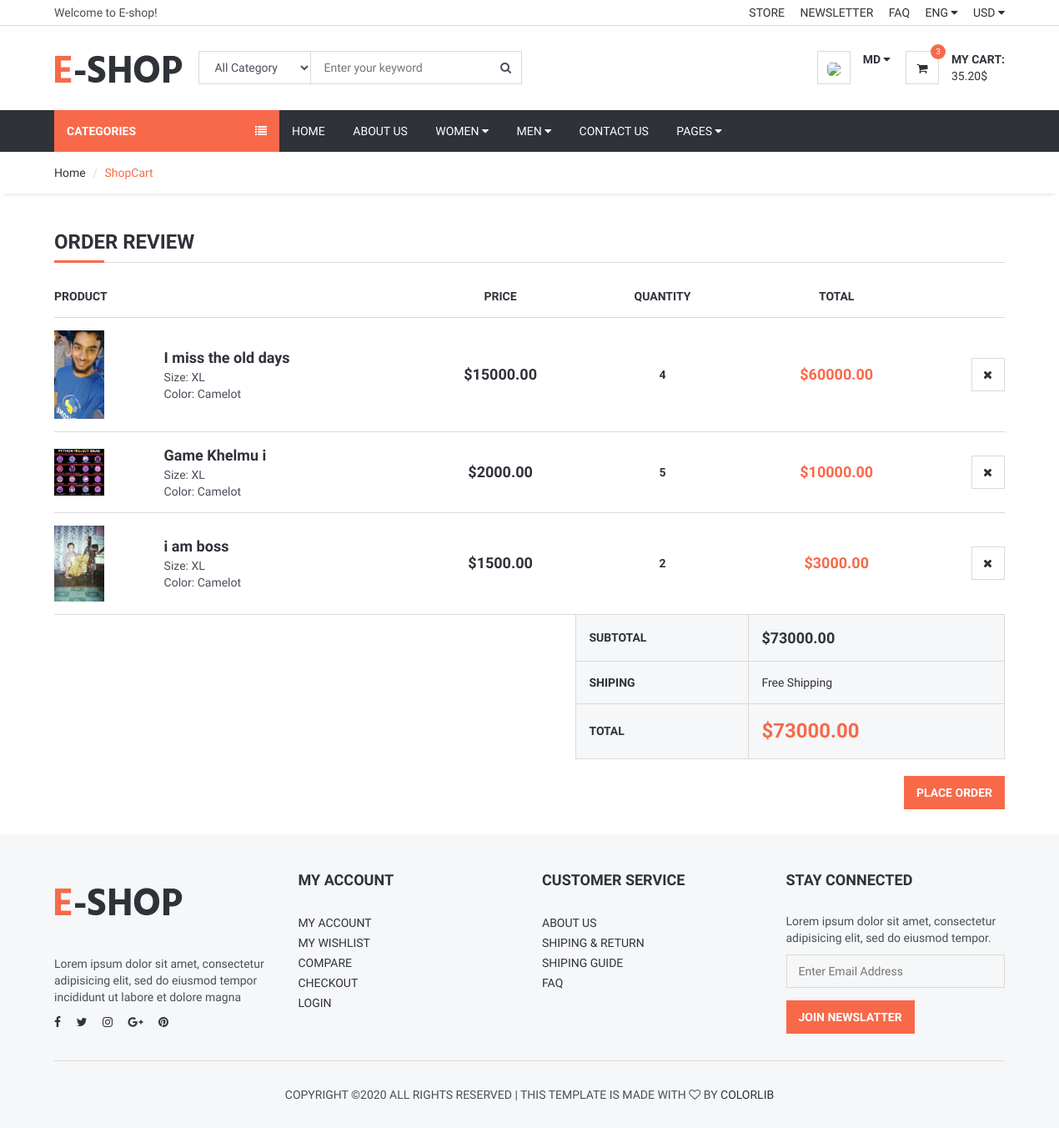
/order/shopcart (signed in), run on an earlier commit of the app's database.
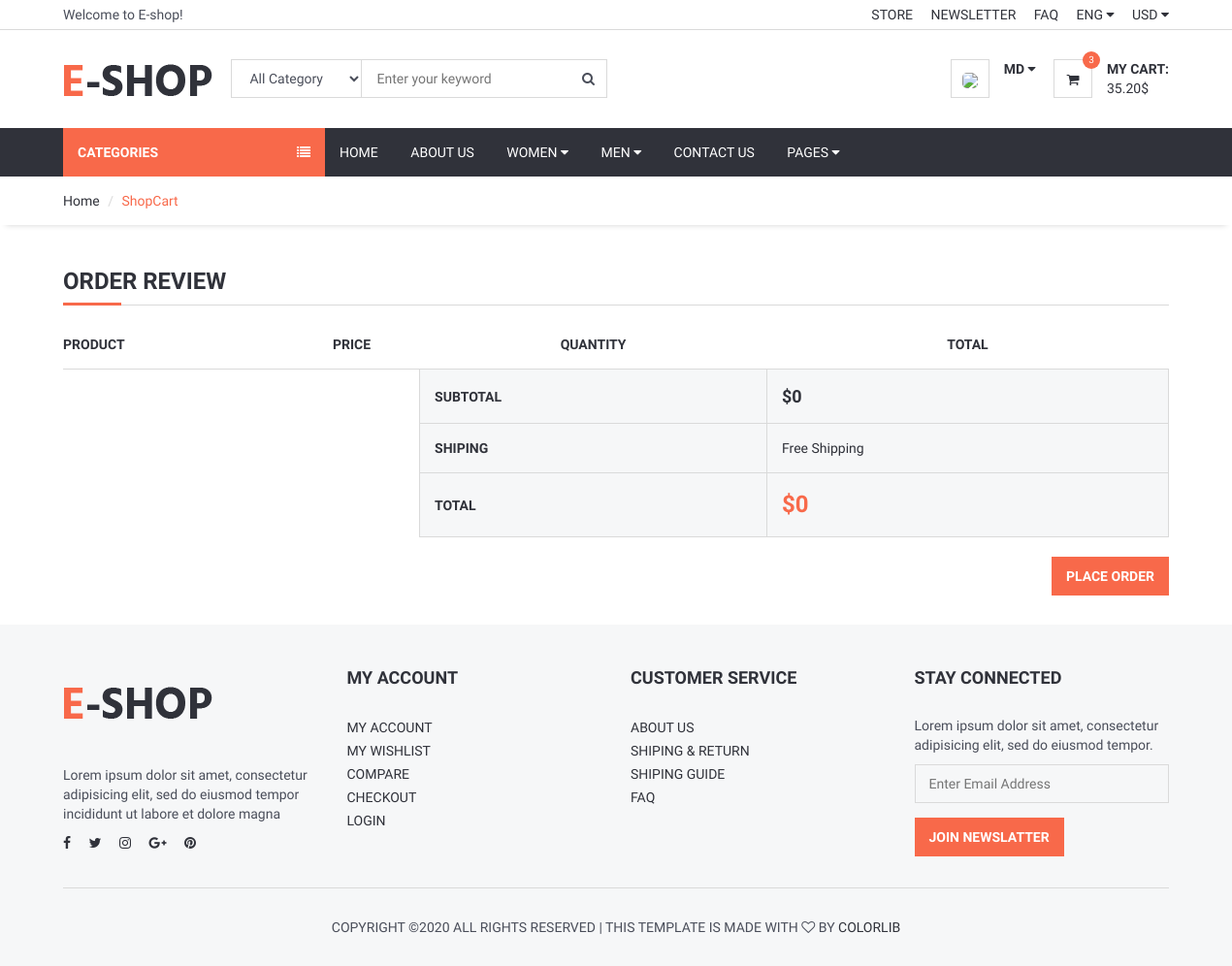
And on a later commit of the database.
### order/models.py (models this page shows, shortened)
class ShopCart(models.Model):
    user = models.ForeignKey(User, on_delete=models.SET_NULL, null=True)
    product = models.ForeignKey(Product , on_delete=models.SET_NULL, null=True)
    quantity = models.IntegerField()
    @property
    def amount(self):
        return (self.quantity * self.product.price)

### product/models.py (models this page shows, shortened)
class Product(models.Model):
    STATUS = (
        ('True', 'True'),
        ('False', 'False'),
    )
    title = models.CharField(max_length=150)
    keywords = models.CharField(max_length=200)
    category = models.ForeignKey(Category , on_delete=models.CASCADE)
    description = models.TextField()
    image = models.ImageField(upload_to='product_image/')
    price = models.DecimalField(max_digits=12, decimal_places=2)
    amount = models.IntegerField()
    minamount=models.IntegerField()
    detail = RichTextUploadingField()
    slug = models.SlugField(null=False, unique=True)
    status = models.CharField(max_length=5,choices=STATUS)
    create_at = models.DateTimeField(auto_now_add=True)
    update_at = models.DateTimeField(auto_now=True)
    def image_tag(self):
        return mark_safe('<img src="{}" height="50"/>'.format(self.image.url))
    image_tag.short_description = 'Image'

### order/views.py (the view)
# urls.py: path('shopcart', shopcart, name='shopcart'),
@login_required
def shopcart(request):
    category = Category.objects.all()
    current_user = request.user
    shopcart = ShopCart.objects.filter(user_id=current_user.id)
    total = 0
    for rs in shopcart:
        total += rs.product.price * rs.quantity
    context = { 'category': category, 'shopcart': shopcart, 'total': total}
    return render(request, 'shopcart_products.html', context)

### order/templates/shopcart_products.html (shortened to what this page needs)
{% extends 'homebase.html' %}
{% block sidebar %} {% include 'sidebar.html' %} {% endblock %}
{% block body %}
	<div id="breadcrumb">
		<div class="container">
			<ul class="breadcrumb">
                <li><a href="{% url 'index' %}">Home</a></li>
                <li class="active">ShopCart</li>
			</ul>
		</div>
	</div>
	<div class="section">
		<div class="container">
			<div class="row">
				<div class="col-md-12">
					<div class="order-summary clearfix">
						<div class="section-title">
							<h3 class="title">Order Review</h3>
						</div>
						<table class="shopping-cart-table table">
							<thead>
								<tr>
									<th>Product</th>
									<th></th>
									<th class="text-center">Price</th>
									<th class="text-center">Quantity</th>
									<th class="text-center">Total</th>
									<th class="text-right"></th>
								</tr>
							</thead>
							<tbody>
								{% for item in shopcart %}
								<tr>
									<td class="thumb"><img src="{{ item.product.image.url }}" alt=""></td>
									<td class="details">
										<a href="/product/{{ item.product.id }}/{{ item.product.slug }}">{{ item.product.title }}</a>
										<ul>
											<li><span>Size: XL</span></li>
											<li><span>Color: Camelot</span></li>
										</ul>
									</td>
									<td class="price text-center"><strong>${{  item.product.price }}</strong></td>
									<td class="qty text-center"><strong>{{  item.quantity }}</strong></td>
									<td class="total text-center"><strong class="primary-color">${{ item.amount }}</strong></td>
									<td class="text-right"><a href="/order/delete_from_shopcart/{{ item.id }}" onclick="return confirm('Delete ! Are you sure?')" class="main-btn icon-btn"><i class="fa fa-close"></i></a></td>
								</tr>
								{% endfor %}
							</tbody>
							<tfoot>
								<tr>
									<th class="empty" colspan="3"></th>
									<th>SUBTOTAL</th>
									<th colspan="2" class="sub-total">${{ total }}</th>
								</tr>
								<tr>
									<th class="empty" colspan="3"></th>
									<th>SHIPING</th>
									<td colspan="2">Free Shipping</td>
								</tr>
								<tr>
									<th class="empty" colspan="3"></th>
									<th>TOTAL</th>
									<th colspan="2" class="total">${{ total }}</th>
								</tr>
							</tfoot>
						</table>
						<div class="pull-right">
							<a href="/order/orderproduct" class="primary-btn">Place Order</a>
						</div>
					</div>
				</div>
			</div>
		</div>
	</div>
{% endblock  %}

What changed in the data, as far as the page shows it:
removed ShopCart: product.image (picture), product "I miss the old days", product.price "15000.00", quantity "4", amount "60000.00"
removed ShopCart: product.image (picture), product "Game Khelmu i", product.price "2000.00", quantity "5", amount "10000.00"
removed ShopCart: product.image (picture), product "i am boss", product.price "1500.00", quantity "2", amount "3000.00"
Also different on the page:
{{ total }}: "73000.00" → "0"
